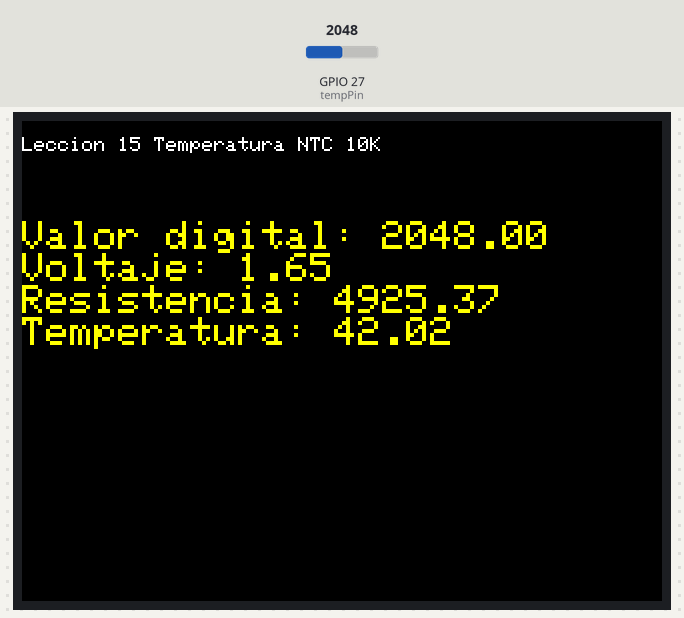
The sketch below on a simulated ESP32. On the bench: 320×240 colour display. Inputs (shaded band) come from the test bench; at power-on: GPIO 27 (tempPin) = 2048. What the sketch prints to the serial monitor is not drawn.

Above: at 1.4 s.
1.5 s: GPIO 27 (tempPin) set to 2866
At 3.2 s:
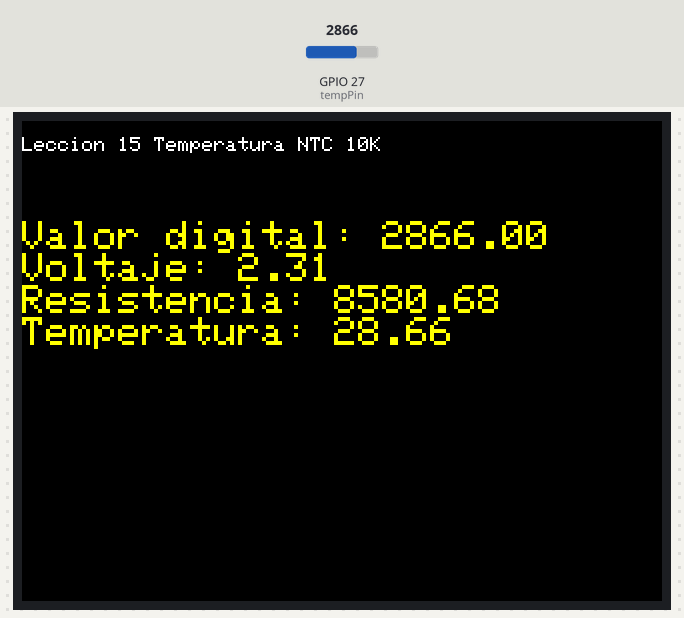
3.8 s: GPIO 27 (tempPin) set to 3603
At 5.3 s:
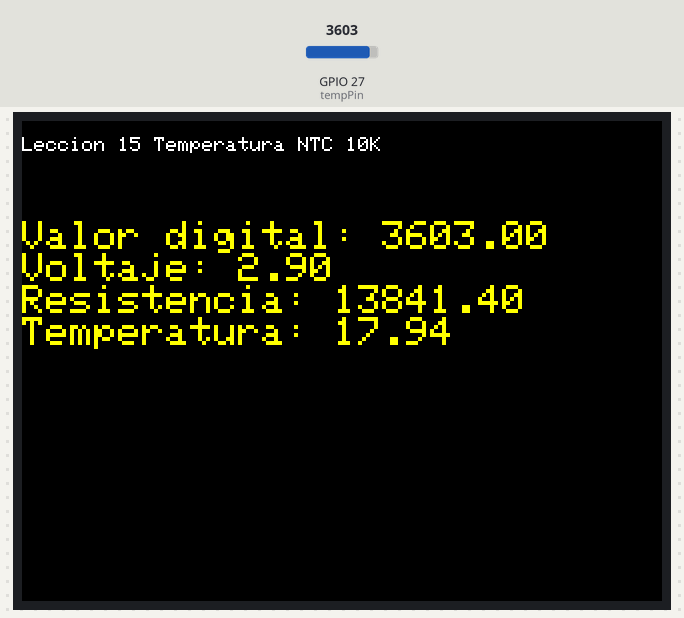
5.9 s: GPIO 27 (tempPin) set to 4095
At 7.2 s:
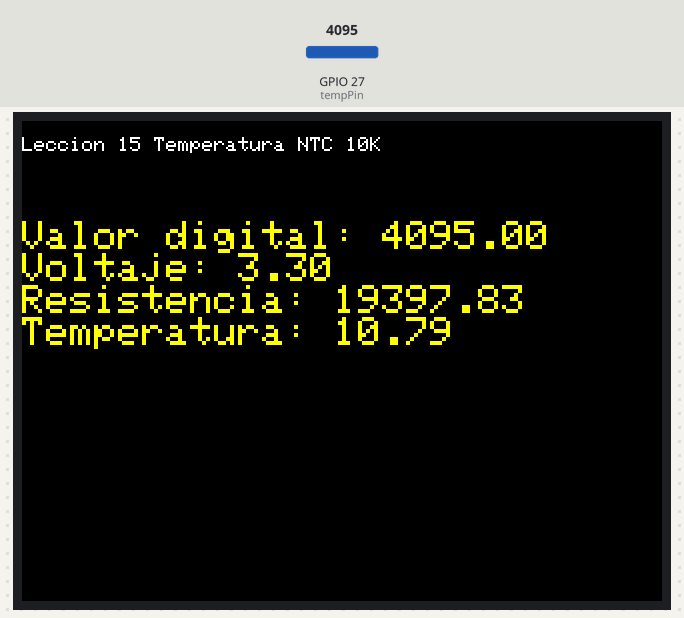
Timing chart, 0 to 8.9 s (numbered marks = the images above; inputs shaded):
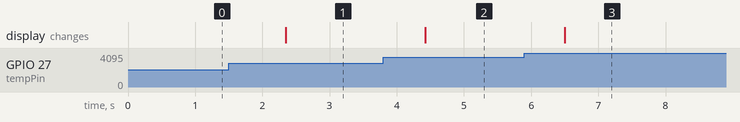

Measured:
- after the input at 1.5 s, the display: changes after 0.84 s (image 1)
- after the input at 3.8 s, the display: changes after 0.62 s (image 2)
- after the input at 5.9 s, the display: changes after 0.60 s (image 3)

The sketch:

Leccion_15_Temperatura_NTC.ino
```cpp
// Placa "ESP32 Dev Module"

#define titleccion "Leccion 15 Temperatura NTC 10K"

#include <TFT_eSPI.h> // Hardware-specific library

#define tempPin 27

TFT_eSPI tft = TFT_eSPI();       // Invoke custom library

void setup(void) {
  Serial.begin(115200);
  Serial.println("");
  Serial.println(titleccion);

  pinMode(tempPin, INPUT_PULLUP);

    // Pantalla TFT
  tft.init();
  tft.setRotation(3);
  tft.fillScreen(TFT_BLACK);
  tft.setTextColor(TFT_WHITE);
  tft.setCursor(0, 0);
  tft.setTextSize(1);
  tft.println();
  tft.println(titleccion);
  tft.setTextColor(TFT_YELLOW);
  tft.setTextSize(2);
}
float Steinhart_Hart(float R)
{
  float logR = log(R);
  float A = 0.00111492089;
  float B = 0.0002372075385;
  float C = 0.00000006954079529;
  float temperatura = 1 / (A + (B*logR) + C * logR *logR * logR);
  return temperatura - 273.0;
}

void loop(void)
{
  float valor = analogRead(tempPin);   // mínimo = 0, máximo = 4095
  float voltaje = valor * 3.3 / 4096;
  float resistencia = (voltaje * 10000) / (5.0 - voltaje);
  float temperatura = 1 / (0.000111492089);

  tft.fillRect(0,50,300,100,TFT_BLACK);
  tft.setCursor(0,50);
  Serial.print("Valor digital: "); Serial.println(valor);
  Serial.print("Voltaje: ");  Serial.println(voltaje);
  Serial.print("Resistencia: ");  Serial.println(resistencia);
  Serial.print("Temperatura: ");  Serial.println(Steinhart_Hart(resistencia));

  tft.print("Valor digital: "); tft.println(valor);
  tft.print("Voltaje: ");  tft.println(voltaje);
  tft.print("Resistencia: ");  tft.println(resistencia);
  tft.print("Temperatura: ");  tft.println(Steinhart_Hart(resistencia));

  delay(1000);
}
```
